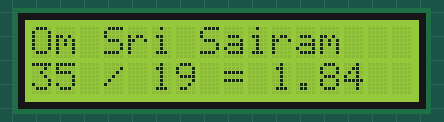
A sketch run on a simulated Arduino Uno, built with avr-gcc and run on an emulated ATmega328P. On the bench: 16×2 character LCD. Random numbers use the default seed unless the sketch sets one.

Above: at 0.1 s.
At 4.3 s:
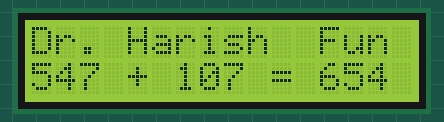
At 8.0 s:
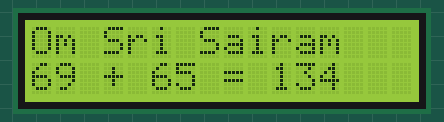
At 16.3 s:
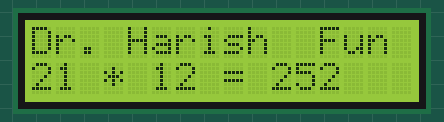
At 27.1 s:
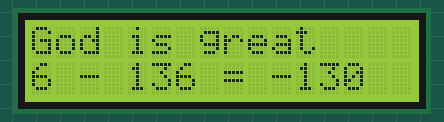
At 37.9 s:
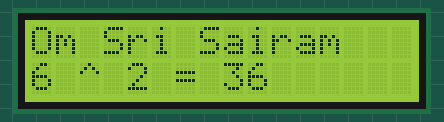

Measured:
- what the display in image 1 shows lasts 3.7 s, from 4.3 s to 8.0 s
- what the display in image 2 shows lasts 4.9 s, from 8.0 s to 12.9 s
- what the display in image 3 shows lasts 5.6 s, from 16.2 s to 21.8 s
- what the display in image 4 shows lasts 5.4 s, from 27.1 s to 32.5 s

The sketch:

LCDFUNandteach2advanced.ino
```cpp
/*
Code by Dr. Harish with LCD shield on arduino for math and recreation which can be used in calculators on brick games.
*/

// include the library code:
#include <LiquidCrystal.h>
#include <math.h>
// initialize the library by associating any needed LCD interface pin
// with the arduino pin number it is connected to
const int rs = 8, en = 9, d4 = 4, d5 = 5, d6 = 6, d7 = 7;
LiquidCrystal lcd(rs, en, d4, d5, d6, d7);

void setup() {
  // set up the LCD's number of columns and rows:
  lcd.begin(16, 2);
  // Print a message to the LCD.
  randomSeed(analogRead(0));
}

void loop() {
  // set the cursor to column 0, line 1
  // (note: line 1 is the second row, since counting begins with 0):
  lcd.setCursor(0, 0);
  int a;
   a=int(random(3));
  if(a==0){
  lcd.print("Dr. Harish  Fun   ");}
  if(a==1){
    lcd.print("God is great    ");
  }

   if(a==2){
    lcd.print("Om Sri Sairam   ");
  }
  lcd.setCursor(0, 1);


  int b;
  int c;
  int d;
  float e;
  float f;
  float g;
   a=random(5);
  if(a==0){//select sum
  b=int(random(620));
  c=int(random(120));
  d=b+c;

      lcd.print(b);
    lcd.print(" + ");
    lcd.print(c);

      lcd.print(" = ");
      lcd.print(d);
      lcd.print("    ");
    }
  if(a==1){//select product
  b=int(random(40));
  c=int(random(40));
  d=b*c;

      lcd.print(b);
    lcd.print(" * ");
    lcd.print(c);

      lcd.print(" = ");
      lcd.print(d);
      lcd.print("    ");
    }

  if(a==2){//select product
  b=int(random(620));
  c=int(random(140));
  d=b-c;

      lcd.print(b);
    lcd.print(" - ");
    lcd.print(c);

      lcd.print(" = ");
      lcd.print(d);
      lcd.print("    ");
    }

  if(a==3){//select sum
  f=float(random(10));
  g=float(random(5));
  e=pow(f,g);

      lcd.print(round(f));
    lcd.print(" ^ ");
    lcd.print(round(g));

      lcd.print(" = ");
      lcd.print(round(e));
      lcd.print("    ");
    }

  if(a==4){//select sum
  f=float(random(100)+1.0);
  g=float(random(20)+1.0);
  e=round(f/g*100.0)/100.0;

      lcd.print(int(f));
    lcd.print(" / ");
    lcd.print(int(g));

      lcd.print(" = ");
      lcd.print(e);
      lcd.print("    ");
    }
  delay(3000+random(3000));

}
```
